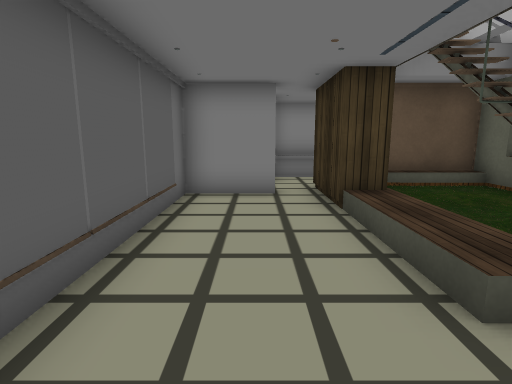
view 1 (above)

16 first-person views from a walk through a scene from a Unity 3-D project. The camera is 1.4 m above the floor, tilts 10° down and sees 80° across. Doors are open. The floor is counted in squares, 1 m on a side. Each view is taken from the middle of a square. On the plan, view 1 faces up. The plan holds only what a view shows up to about 14 squares ahead; the rest is blank. The place goes on beyond the plan. The player is left out. Some surface patterns are stand-ins.

view 2
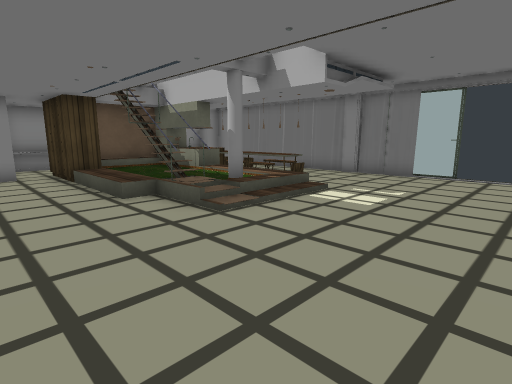

view 3
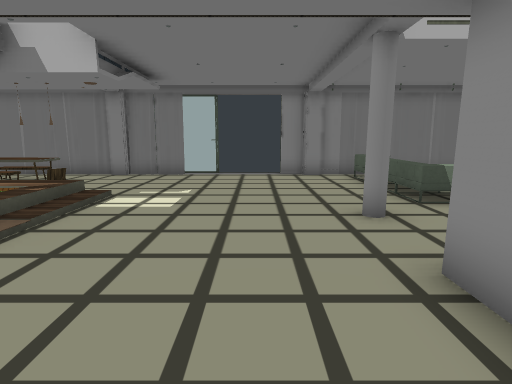

view 4
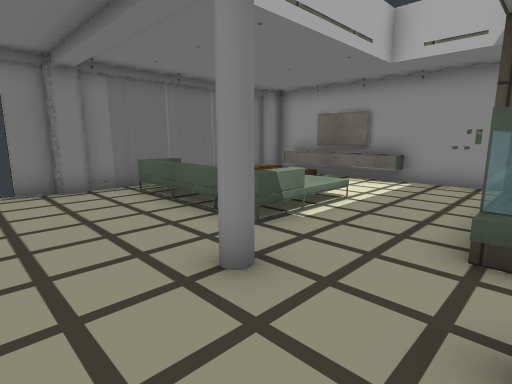

view 5
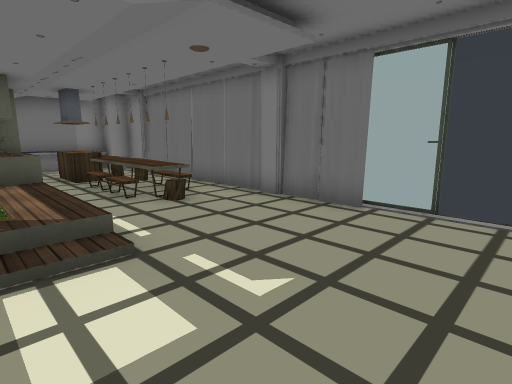

view 6
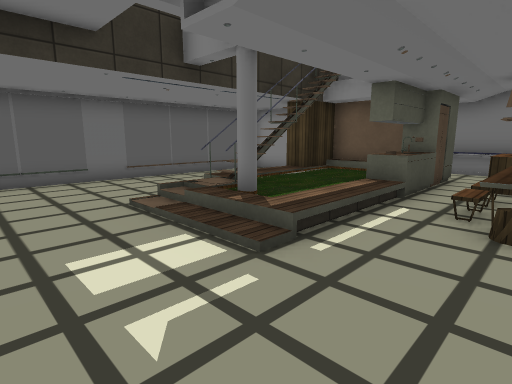

view 7
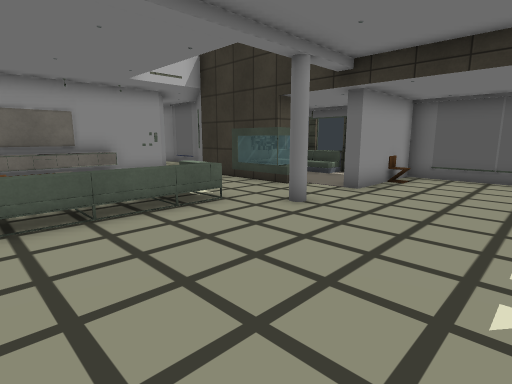

view 8
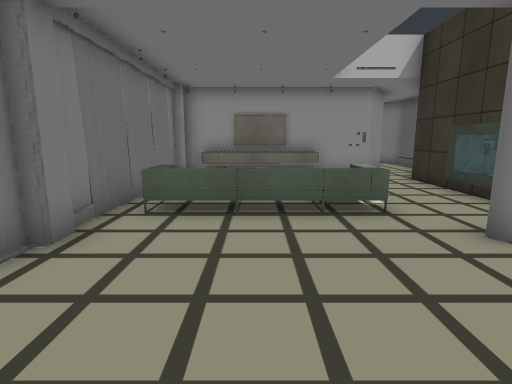

view 9
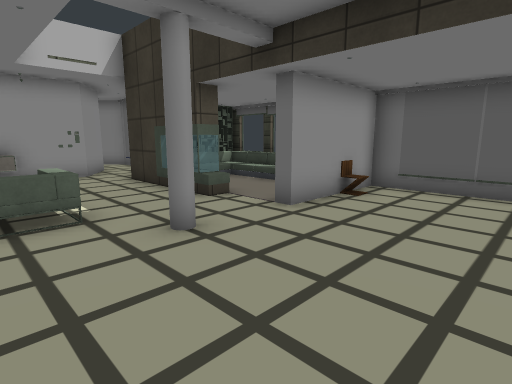

view 10
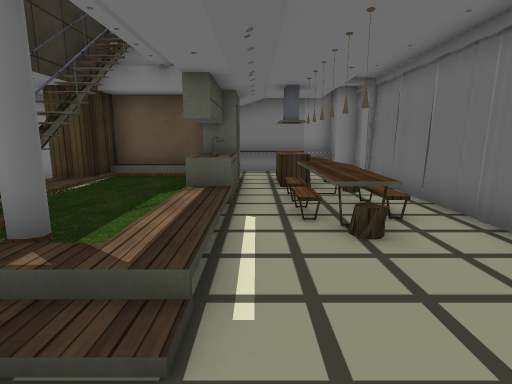

view 11
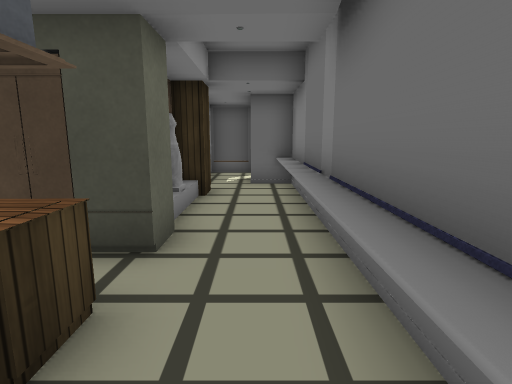

view 12
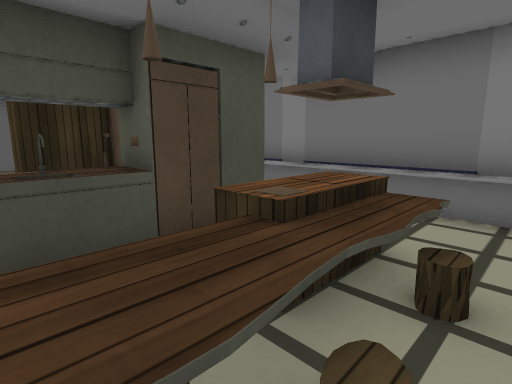

view 13
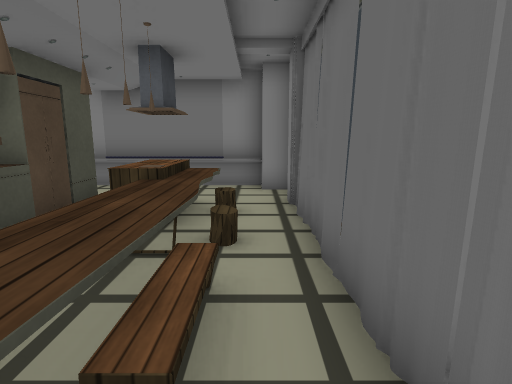

view 14
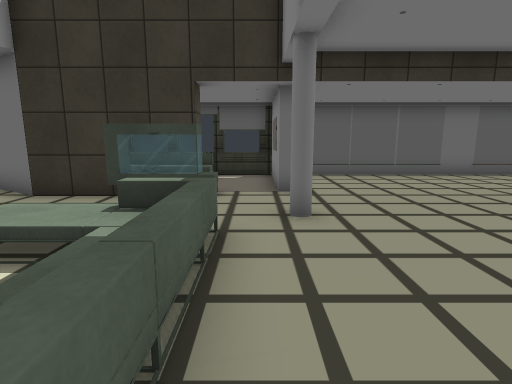

view 15
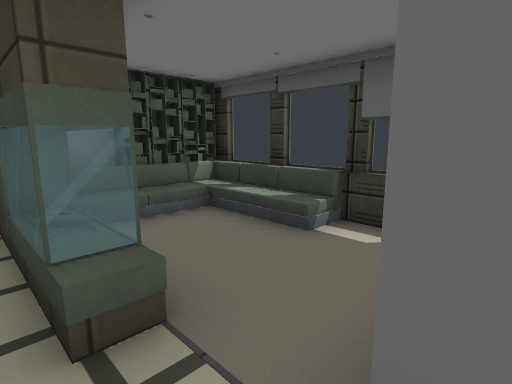

view 16
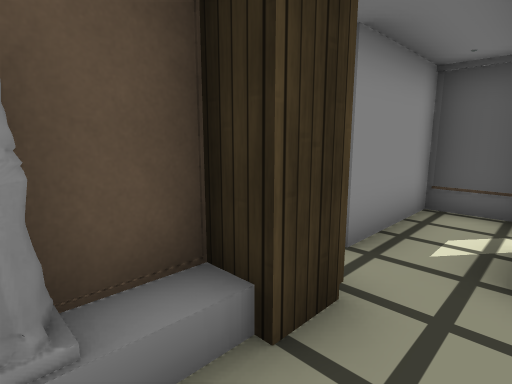

### Floor plan
Key: @ floor where view 1 was taken; # wall or solid block; x gap in a wall; . main floor; : floor 0.25 m higher than the main floor; + floor 0.5 m higher than the main floor; / step, stairs or slope; D open door; = window, fence, low wall or low ledge; ^ raised ledge; C cupboard; U curtain; T TV; A table; S sink; F fridge; H chair; B books; E statue; O other object.
Columns run from 3 left of view 1 to 11 right of it. Each row starts with its distance up from view 1.
 11    #==###====##
 10 #DD#..........#
  9 #....C.....A#.#
  8 ####.C#E#F.A#.#
  7  #...CC::F.A#.#
  6  #...C:::SO#=.#
  5  #...//::O.##.#
  4  #.../##:+.##.#
  3  #.../##:+.#=.#
  2  #.../=#:+.##.#
  1  #....//:/....#
  0  #.@..////....#
 -1  #............U
 -2  #............=
 -3  #............
 -4  #............
 -5  #............x
 -6  #####........#
 -7  #.H..........#
 -8  #......./=OO=#
 -9   O..=...//..=#
-10  #=..=...+.   #
-11  #=..#....    #
-12  #B#O#....    #
-13  #####.....   #
-14      #.##^TTT^#
-15      ###

Where each view was taken, in squares from view 1:
view 1: 0 up, 0 right, facing up
view 2: 5 down, 1 left, facing up-right
view 3: 4 down, 1 left, facing right
view 4: 4 down, 2 right, facing down-right
view 5: 4 down, 5 right, facing up-right
view 6: 3 down, 9 right, facing up-left
view 7: 2 down, 10 right, facing down-left
view 8: 2 down, 8 right, facing down
view 9: 2 down, 7 right, facing down-left
view 10: 2 down, 7 right, facing up
view 11: 10 up, 10 right, facing left
view 12: 5 up, 10 right, facing up-left
view 13: 2 up, 10 right, facing up
view 14: 7 down, 10 right, facing left
view 15: 6 down, 3 right, facing down-left
view 16: 10 up, 4 right, facing down-left
